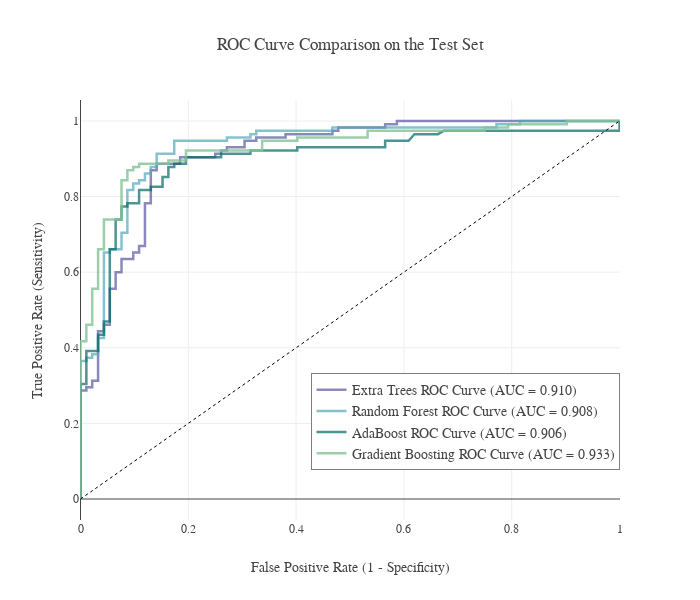

The notebook cell saved with this chart:
### Markdown cell above
# <div style="color:white;display:fill;border-radius:5px;background-color:#CC6C6C;letter-spacing:0.5px;overflow:hidden"><p style="padding:20px;color:white;overflow:hidden;margin:0;font-size:110%"><b>9 |</b> ROC Curves</p></div>

### Code cell
# ROC Curves
fpr = {}
tpr = {}
roc_auc = {}
thresh = {}

models=[ext, rf, ada, gbm]
    
for i in range(len(models)):
    m=models[i]
    y_probs=m.predict_proba(X_test_shap)
    fpr[i], tpr[i], thresh[i] = roc_curve(y_test, y_probs[:,1], pos_label=1)
    roc_auc[i] = cross_val_score(m, X_test_shap, y_test, cv=k_fold, 
                                 scoring='roc_auc', n_jobs=-1).mean()
    
fig = go.Figure()
fig.add_trace(go.Scatter(x=fpr[0], y=tpr[0], line=dict(color='#5758A3', width=2.5), opacity=0.7,
                         hovertemplate = 'Extra Trees True positive rate = %{y:.3f}, False positive rate = %{x:.3f}<extra></extra>',
                         name='Extra Trees ROC Curve (AUC = {:.3f})'.format(roc_auc[0])))
fig.add_trace(go.Scatter(x=fpr[1], y=tpr[1], line=dict(color='#53A9BA', width=2.5), opacity=0.7,
                         hovertemplate = 'Random Forest True positive rate = %{y:.3f}, False positive rate = %{x:.3f}<extra></extra>',
                         name='Random Forest ROC Curve (AUC = {:.3f})'.format(roc_auc[1])))
fig.add_trace(go.Scatter(x=fpr[2], y=tpr[2], line=dict(color='#026964', width=2.5), opacity=0.7,
                         hovertemplate = 'AdaBoost True positive rate = %{y:.3f}, False positive rate = %{x:.3f}<extra></extra>',
                         name='AdaBoost ROC Curve (AUC = {:.3f})'.format(roc_auc[2])))
fig.add_trace(go.Scatter(x=fpr[3], y=tpr[3], line=dict(color='#82C394', width=2.5), opacity=0.8,
                         hovertemplate = 'Gradient Boosting True positive rate = %{y:.3f}, False positive rate = %{x:.3f}<extra></extra>',
                         name='Gradient Boosting ROC Curve (AUC = {:.3f})'.format(roc_auc[3])))
fig.add_shape(type="line", xref="x", yref="y", x0=0, y0=0, x1=1, y1=1, 
              line=dict(color="Black", width=1, dash="dot"))
fig.update_layout(template=temp, title="ROC Curve Comparison on the Test Set", hovermode="x unified", 
                  hoverlabel = dict(bgcolor="white",font_size=12), xaxis=dict(hoverformat=".2f"),
                  xaxis_title='False Positive Rate (1 - Specificity)', yaxis_title='True Positive Rate (Sensitivity)', 
                  legend=dict(y=.12, x=1, xanchor="right",bordercolor="black",borderwidth=.5, font=dict(size=14)),
                  height=600, width=700)
fig.show()

### Figure 1 — Plotly figure (JSON) as saved in the notebook; plotly's stock layout.template omitted (floating-point values rounded to 4 significant figures)
{"data": [{"hovertemplate": "Extra Trees True positive rate = %{y:.3f}, False positive rate = %{x:.3f}<extra></extra>", "line": {"color": "#5758A3", "width": 2.5}, "name": "Extra Trees ROC Curve (AUC = 0.910)", "opacity": 0.7, "type": "scatter", "x": [0, 0, 0, 0.01087, 0.01087, 0.02174, 0.02174, 0.03261, 0.03261, 0.04348, 0.04348, 0.05435, 0.05435, 0.06522, 0.06522, 0.07609, 0.07609, 0.09783, 0.09783, 0.1087, 0.1087, 0.1196, 0.1196, 0.1304, 0.1304, 0.1413, 0.1413, 0.1848, 0.1848, 0.25, 0.25, 0.2609, 0.2609, 0.2717, 0.2717, 0.3043, 0.3043, 0.3261, 0.3261, 0.3804, 0.3804, 0.4674, 0.4674, 0.4783, 0.4783, 0.5652, 0.5652, 0.587, 0.587, 1], "y": [0, 0.008696, 0.287, 0.287, 0.2957, 0.2957, 0.313, 0.313, 0.4435, 0.4435, 0.4609, 0.4609, 0.5565, 0.5565, 0.6, 0.6, 0.6348, 0.6348, 0.6522, 0.6522, 0.6696, 0.6696, 0.7826, 0.7826, 0.8696, 0.8696, 0.887, 0.887, 0.9043, 0.9043, 0.913, 0.913, 0.9217, 0.9217, 0.9304, 0.9304, 0.9478, 0.9478, 0.9565, 0.9565, 0.9652, 0.9652, 0.9739, 0.9739, 0.9826, 0.9826, 0.9913, 0.9913, 1, 1]}, {"hovertemplate": "Random Forest True positive rate = %{y:.3f}, False positive rate = %{x:.3f}<extra></extra>", "line": {"color": "#53A9BA", "width": 2.5}, "name": "Random Forest ROC Curve (AUC = 0.908)", "opacity": 0.7, "type": "scatter", "x": [0, 0, 0, 0.01087, 0.01087, 0.02174, 0.02174, 0.03261, 0.03261, 0.04348, 0.04348, 0.05435, 0.05435, 0.07609, 0.07609, 0.08696, 0.08696, 0.09783, 0.09783, 0.1087, 0.1087, 0.1196, 0.1196, 0.1304, 0.1304, 0.1413, 0.1413, 0.1739, 0.1739, 0.2717, 0.2717, 0.3152, 0.3152, 0.3261, 0.3261, 0.4674, 0.4674, 0.7717, 0.7717, 0.8152, 0.8152, 1], "y": [0, 0.008696, 0.3652, 0.3652, 0.3739, 0.3739, 0.3826, 0.3826, 0.4261, 0.4261, 0.6522, 0.6522, 0.6609, 0.6609, 0.7043, 0.7043, 0.8174, 0.8174, 0.8348, 0.8348, 0.8435, 0.8435, 0.8609, 0.8609, 0.8783, 0.8783, 0.913, 0.913, 0.9478, 0.9478, 0.9565, 0.9565, 0.9652, 0.9652, 0.9739, 0.9739, 0.9826, 0.9826, 0.9913, 0.9913, 1, 1]}, {"hovertemplate": "AdaBoost True positive rate = %{y:.3f}, False positive rate = %{x:.3f}<extra></extra>", "line": {"color": "#026964", "width": 2.5}, "name": "AdaBoost ROC Curve (AUC = 0.906)", "opacity": 0.7, "type": "scatter", "x": [0, 0, 0, 0, 0, 0, 0, 0, 0, 0, 0, 0.01087, 0.01087, 0.01087, 0.03261, 0.03261, 0.03261, 0.04348, 0.04348, 0.05435, 0.05435, 0.05435, 0.05435, 0.06522, 0.06522, 0.07609, 0.07609, 0.08696, 0.08696, 0.1087, 0.1087, 0.1304, 0.1304, 0.1522, 0.1522, 0.163, 0.163, 0.1739, 0.1739, 0.1957, 0.1957, 0.2609, 0.2609, 0.3152, 0.3152, 0.4022, 0.4022, 0.413, 0.4457, 0.5652, 0.5652, 0.6087, 0.6196, 0.663, 0.6739, 0.7391, 0.7609, 0.8696, 0.9022, 0.9565, 0.9783, 1, 1], "y": [0, 0.008696, 0.09565, 0.1304, 0.1565, 0.1826, 0.2, 0.2174, 0.2348, 0.2522, 0.3043, 0.3043, 0.3652, 0.3913, 0.3913, 0.4087, 0.4348, 0.4348, 0.4696, 0.4696, 0.5565, 0.5739, 0.6609, 0.6609, 0.7391, 0.7391, 0.7739, 0.7739, 0.7826, 0.7826, 0.8174, 0.8174, 0.8261, 0.8261, 0.8522, 0.8522, 0.8783, 0.8783, 0.887, 0.887, 0.9043, 0.9043, 0.913, 0.913, 0.9217, 0.9217, 0.9304, 0.9304, 0.9304, 0.9304, 0.9478, 0.9478, 0.9652, 0.9652, 0.9739, 0.9739, 0.9739, 0.9739, 0.9739, 0.9739, 0.9739, 0.9739, 1]}, {"hovertemplate": "Gradient Boosting True positive rate = %{y:.3f}, False positive rate = %{x:.3f}<extra></extra>", "line": {"color": "#82C394", "width": 2.5}, "name": "Gradient Boosting ROC Curve (AUC = 0.933)", "opacity": 0.8, "type": "scatter", "x": [0, 0, 0, 0.01087, 0.01087, 0.02174, 0.02174, 0.03261, 0.03261, 0.04348, 0.04348, 0.07609, 0.07609, 0.08696, 0.08696, 0.09783, 0.09783, 0.1087, 0.1087, 0.163, 0.163, 0.1957, 0.1957, 0.337, 0.337, 0.4022, 0.4022, 0.5326, 0.5326, 0.75, 0.75, 0.7935, 0.7935, 0.9022, 0.9022, 1], "y": [0, 0.008696, 0.4174, 0.4174, 0.4609, 0.4609, 0.5565, 0.5565, 0.6609, 0.6609, 0.7391, 0.7391, 0.8435, 0.8435, 0.8696, 0.8696, 0.8783, 0.8783, 0.887, 0.887, 0.8957, 0.8957, 0.9217, 0.9217, 0.9478, 0.9478, 0.9565, 0.9565, 0.9739, 0.9739, 0.9826, 0.9826, 0.9913, 0.9913, 1, 1]}], "layout": {"height": 600, "hoverlabel": {"bgcolor": "white", "font": {"size": 12}}, "hovermode": "x unified", "legend": {"bordercolor": "black", "borderwidth": 0.5, "font": {"size": 14}, "x": 1, "xanchor": "right", "y": 0.12}, "shapes": [{"line": {"color": "Black", "dash": "dot", "width": 1}, "type": "line", "x0": 0, "x1": 1, "xref": "x", "y0": 0, "y1": 1, "yref": "y"}], "title": {"text": "ROC Curve Comparison on the Test Set"}, "width": 700, "xaxis": {"hoverformat": ".2f", "title": {"text": "False Positive Rate (1 - Specificity)"}}, "yaxis": {"title": {"text": "True Positive Rate (Sensitivity)"}}}}
